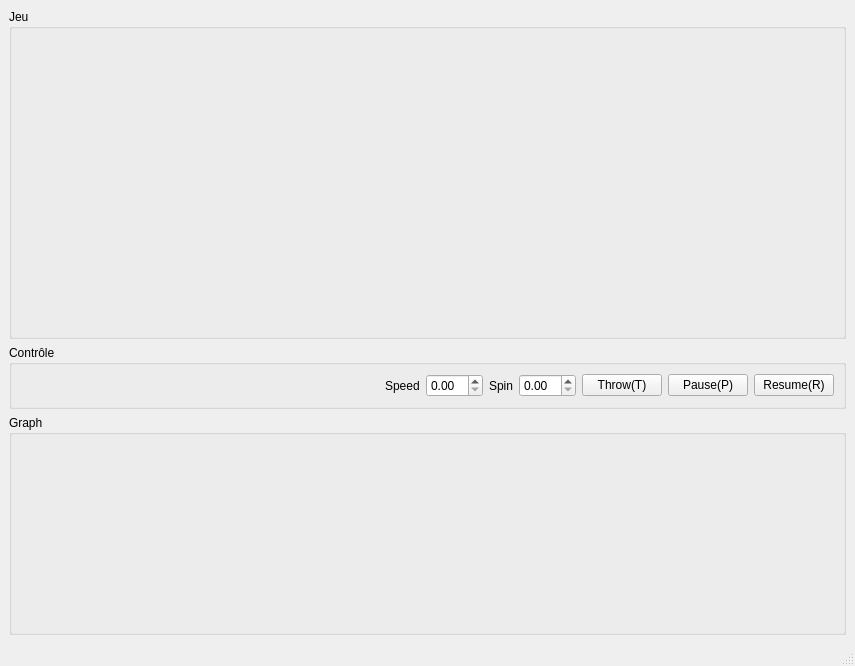
<?xml version="1.0" encoding="UTF-8"?>
<ui version="4.0">
 <class>MainWindow</class>
 <widget class="QMainWindow" name="MainWindow">
  <property name="geometry">
   <rect>
    <x>0</x>
    <y>0</y>
    <width>855</width>
    <height>666</height>
   </rect>
  </property>
  <property name="windowTitle">
   <string>MainWindow</string>
  </property>
  <widget class="QWidget" name="centralwidget">
   <layout class="QVBoxLayout" name="verticalLayout" stretch="60,0,40">
    <item>
     <widget class="QGroupBox" name="groupBox_2">
      <property name="title">
       <string>Jeu</string>
      </property>
      <layout class="QVBoxLayout" name="verticalLayout_2">
       <item>
        <layout class="QHBoxLayout" name="layout_jeu"/>
       </item>
      </layout>
     </widget>
    </item>
    <item>
     <widget class="QGroupBox" name="groupBox">
      <property name="title">
       <string>Contrôle</string>
      </property>
      <layout class="QHBoxLayout" name="horizontalLayout">
       <item>
        <spacer name="horizontalSpacer">
         <property name="orientation">
          <enum>Qt::Orientation::Horizontal</enum>
         </property>
         <property name="sizeHint" stdset="0">
          <size>
           <width>399</width>
           <height>20</height>
          </size>
         </property>
        </spacer>
       </item>
       <item>
        <widget class="QLabel" name="label">
         <property name="text">
          <string>Speed</string>
         </property>
        </widget>
       </item>
       <item>
        <widget class="QDoubleSpinBox" name="spinBox_speed"/>
       </item>
       <item>
        <widget class="QLabel" name="label_2">
         <property name="text">
          <string>Spin</string>
         </property>
        </widget>
       </item>
       <item>
        <widget class="QDoubleSpinBox" name="spinBox_spin"/>
       </item>
       <item>
        <widget class="QPushButton" name="throw_button">
         <property name="text">
          <string>Throw(T)</string>
         </property>
        </widget>
       </item>
       <item>
        <widget class="QPushButton" name="pause_button">
         <property name="text">
          <string>Pause(P)</string>
         </property>
        </widget>
       </item>
       <item>
        <widget class="QPushButton" name="resume_button">
         <property name="text">
          <string>Resume(R)</string>
         </property>
        </widget>
       </item>
      </layout>
     </widget>
    </item>
    <item>
     <widget class="QGroupBox" name="groupBox_3">
      <property name="title">
       <string>Graph</string>
      </property>
      <layout class="QVBoxLayout" name="verticalLayout_4">
       <item>
        <layout class="QVBoxLayout" name="grpaheLayout"/>
       </item>
      </layout>
     </widget>
    </item>
   </layout>
  </widget>
  <widget class="QMenuBar" name="menubar">
   <property name="geometry">
    <rect>
     <x>0</x>
     <y>0</y>
     <width>855</width>
     <height>33</height>
    </rect>
   </property>
  </widget>
  <widget class="QStatusBar" name="statusbar"/>
 </widget>
 <resources/>
 <connections/>
</ui>
